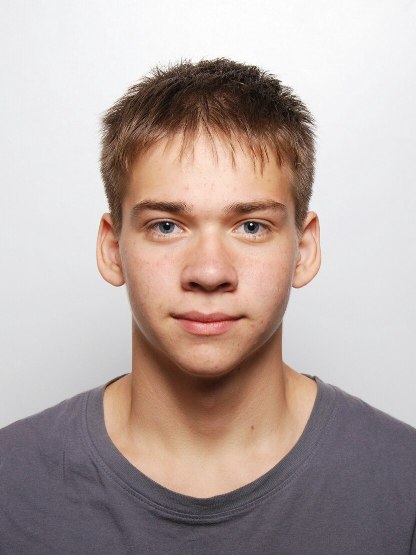
#> input picture image2.jpg, 416 x 555 px
$ python CannyStill.py
#> lines starting #> are read from the running program, lines starting #| are printed output that depends on the picture; after the words box and inside, x2 and y2 are one past the last pixel; in counts of white or black regions, pixels touching at a corner belong together
# CannyStill.py

import cv2
import numpy as np
import os

###################################################################################################
def main():
	imgOriginal = cv2.imread("image2.jpg")               # open image
#> imgOriginal is the input picture: shape (555, 416, 3); mean B, G, R 163, 167.4, 182.8
	if imgOriginal is None:                             # if image was not read successfully
		print ("error: image not read from file \n\n")        # print error message to std out
		os.system("pause")                                  # pause so user can see error message
		return                                              # and exit function (which exits program)
	imgGrayscale = cv2.cvtColor(imgOriginal, cv2.COLOR_BGR2GRAY)        # convert to grayscale
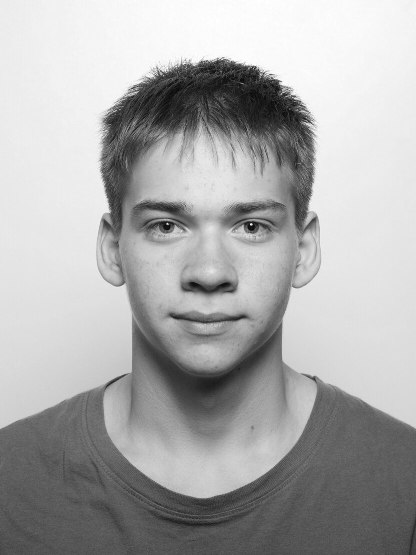
#> imgGrayscale: shape (555, 416); min 4, max 255, mean 171.4
	imgBlurred = cv2.GaussianBlur(imgGrayscale, (5, 5), 0)              # blur
	imgCanny = cv2.Canny(imgBlurred, 100, 200)                          # get Canny edges
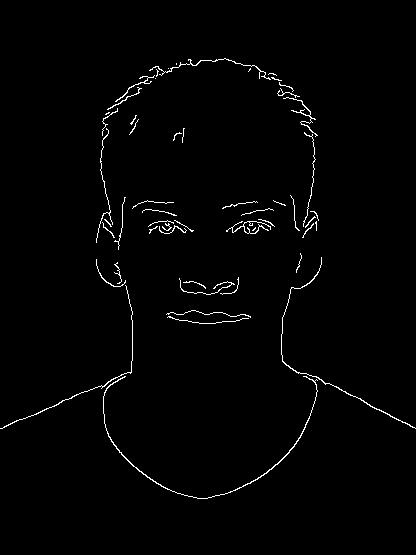
#> imgCanny: shape (555, 416); 1.4% white in thin lines or dots, all inside (x1, y1, x2, y2) = (0, 58, 416, 499)

	#cv2.namedWindow("imgOriginal", cv2.WINDOW_AUTOSIZE)        # create windows, use WINDOW_AUTOSIZE for a fixed window size
	#cv2.namedWindow("imgCanny", cv2.WINDOW_AUTOSIZE)           # or use WINDOW_NORMAL to allow window resizing

	#cv2.imshow("imgOriginal", imgOriginal)         # show windows
	#cv2.imshow("imgCanny", imgCanny)

	cv2.imwrite('img2-save.jpg', imgBlurred)
	cv2.imwrite('img2-save-gray.png', imgGrayscale)
	cv2.imwrite('img2-save-Canny.png', imgCanny)

	cv2.waitKey()                               # hold windows open until user presses a key

	cv2.destroyAllWindows()                     # remove windows from memory
	return

###################################################################################################
if __name__ == "__main__":
    main()
